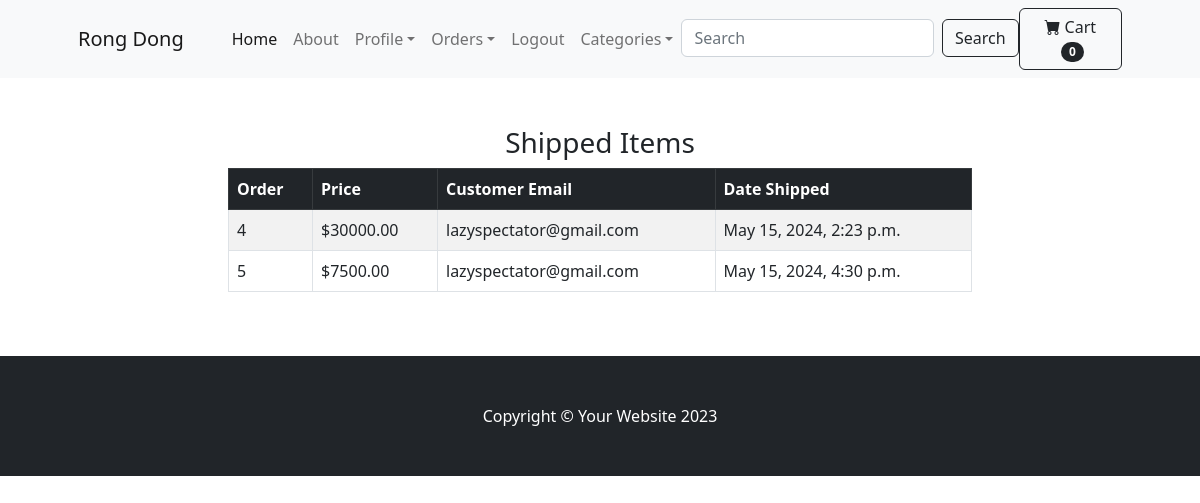
The page /payment/shipped_dash (signed in) on the database its author committed.
### payment/models.py (models this page shows, shortened)
class Order(models.Model):
	user = models.ForeignKey(User, on_delete=models.CASCADE, null=True, blank=True)
	full_name = models.CharField(max_length=250)
	email = models.EmailField(max_length=250)
	shipping_address = models.TextField(max_length=15000)
	amount_paid = models.DecimalField(max_digits=7, decimal_places=2)
	date_ordered = models.DateTimeField(auto_now_add=True)
	shipped = models.BooleanField(default=False)
	date_shipped = models.DateTimeField(blank=True, null=True)

### payment/views.py (the view)
# urls.py: path('shipped_dash', views.shipped_dash, name="shipped_dash"),
def shipped_dash(request):
	if request.user.is_authenticated and request.user.is_superuser:
		orders = Order.objects.filter(shipped=True)
		return render(request, "payment/shipped_dash.html", {"orders":orders})
	else:
		messages.success(request, "Access Denied")
		return redirect('home')

### cart/cart.py (called while the page is built)
	def __len__(self):
		return len(self.cart)

### cart/context_processors.py (called while the page is built)
def cart(request):
	return {'cart': Cart(request)}

### store/context_processors.py (called while the page is built)
def cat_menu(request):
    cat_menu = Category.objects.all()
    return {'cat_menu': cat_menu}

### store/models.py (called while the page is built)
	def __str__(self):
		return self.name

### payment/templates/payment/shipped_dash.html
{% extends 'base.html' %}
{% block content %}
        <div class="container">
        	<div class="row">
        		<center>
        			<div class="col-8">
        				<br/><br/>
<h3>Shipped Items</h3>
<table class="table table-striped table-hover table-bordered">
  <thead class="table-dark">
    <tr>
      <th scope="col">Order</th>
      <th scope="col">Price</th>
      <th scope="col">Customer Email</th>
      <th scope="col">Date Shipped</th>
    </tr>
  </thead>
  <tbody>
    {% for item in orders %}
    <tr>
      <td>{{ item.id }}</td>
      <td>${{ item.amount_paid }}</td>
      <td>{{ item.email }}</td>
      <td>{{ item.date_shipped }}</td>
    </tr>
    {% endfor %}
  </tbody>
</table>
<br/><br/>
        			</div>
        		</center>
        	</div>
        </div>
{% endblock %}

### rows shown on the page
Order: id "4", amount_paid "30000.00", email "lazyspectator@gmail.com", date_shipped "May 15, 2024, 2:23 p.m."
Order: id "5", amount_paid "7500.00", email "lazyspectator@gmail.com", date_shipped "May 15, 2024, 4:30 p.m."

### other values the page prints
{{ cart|length }} "0"
